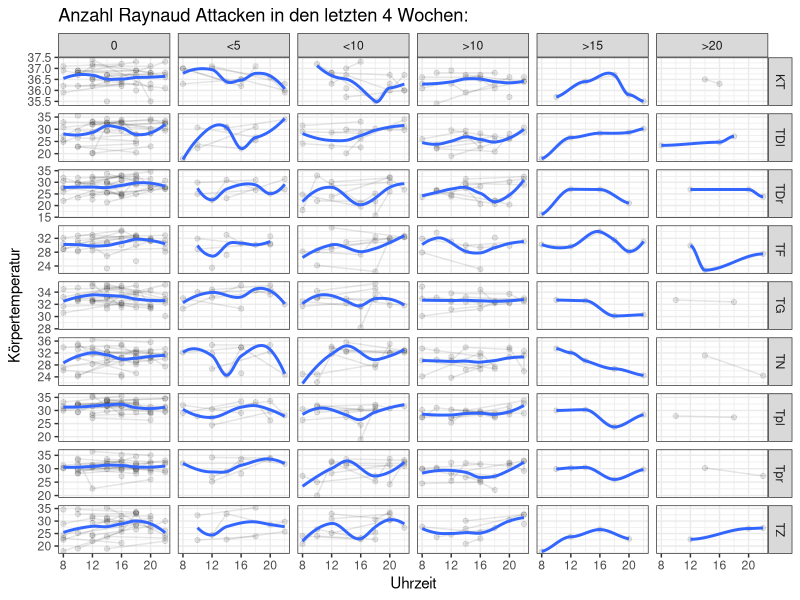
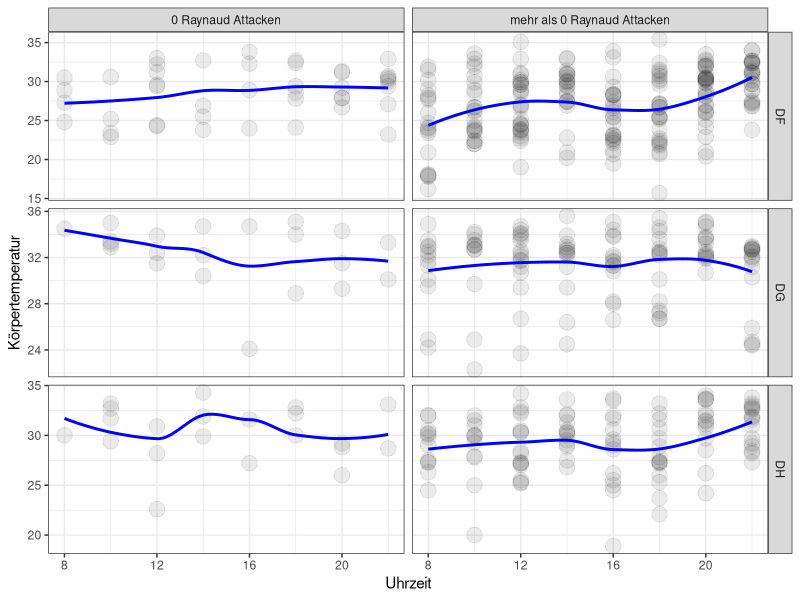

Generate these figures, in order, with R:
## ---- chunk 1
knitr::opts_chunk$set(echo = TRUE)
library(tidyverse)
library(ggplot2)
## ---- chunk 2
#########Style-Guide##########
#'Verwende für den Einzug in der Regel zwei Leerzeichen pro Ebene.
#'
#'Setze Leerzeichen um Zuweisungen, Operatoren und nach Kommas, aber nicht vor.
#'
#'Verwende sinnvolle und beschreibende Namen für Variablen, Funktionen und Objekte.
#'
#'Vermeide Einzelbuchstaben oder Abkürzungen in Variablennamen, es sei denn, sie sind allgemein verständlich.
#'
#' CamelCase für Variablen 
#' 
#' Verwende für den Einzug in der Regel tabular pro Ebene.
#' 
#' Verwende den R-Standard # für Einzeilige Kommentare und #' für Dokumentationskommentare.
#' 
#' Begrenze die Zeilenlänge auf etwa 80 bis 100 Zeichen, um den Code lesbar zu halten. Verwende Zeilenumbrüche, um lange Zeilen aufzuteilen.
#' 
#' Verwende library() zum Laden von Paketen am Anfang deines Skripts oder deiner Funktion.
#' 
#' Vermeide das harte Codieren von Zahlen oder Dateipfaden. Verwende stattdessen Variablen oder Konstanten.
## ---- chunk 3
Daten <- read_csv("Daten.csv")
# this code chunk formats all hourly data into long format


Daten_longer <- Daten %>% rename("AT 20" = "A 20","AT 22" = "A 22") %>% rename("Notizen" = ...163)%>% 
  mutate(across(matches(".*[0-9]+.*"), as.numeric)) %>% # all columns to numeric
  mutate(across(matches(".*[0-9]+.*"), function(x) {ifelse(x < -50, NA, x)})) %>% # all negative values to NA
  pivot_longer(
    cols = matches(".*[0-9]+.*"), # columns to pivot
    names_to = c("bodypart", "hour"), # new column names, ATTENTION: bodypart contains things like clothing etc.
    names_pattern = "(.*\\D)(\\d{1,2})$", # pattern to separate the original column names
    values_to = "temperatur" # new column name for the values
  ) %>% mutate(hour = as.numeric(hour)) %>%
  mutate(bodypart = gsub(" ","",bodypart)) # remove spaces in bodypart
  
all_bodyparts <- c("TDl", "TDr", "KT", "Tpl", "Tpr", "TF", "TG", "TN", "TZ")
Daten_longer_only_bodypart <- Daten_longer %>% filter(bodypart == all_bodyparts) # only bodypart

Daten_longer_only_bodypart$`Anzahl Raynaud Attacken` <- factor(Daten_longer_only_bodypart$`Anzahl Raynaud Attacken`,levels = c(0,"<5","<10",">10",">15",">20")) 
Daten_longer_only_bodypart <- Daten_longer_only_bodypart %>% drop_na(contains("Anzahl Raynaud"))

all_bodyparts_by_attacks <- Daten_longer_only_bodypart %>% filter(Sklerodermie == 0,Raynaud == 0,bodypart != "KT")


all_bodyparts_by_attacks <-
  mutate(
    all_bodyparts_by_attacks,
    bodypart = ifelse(
      bodypart == "TN" | bodypart == "TG",
      "DG",
      bodypart
    ))
all_bodyparts_by_attacks <-
  mutate(
    all_bodyparts_by_attacks,
    bodypart = ifelse(
      bodypart == "Tpl" | bodypart == "Tpr",
      "DH",
      bodypart
    ))
all_bodyparts_by_attacks <-
  mutate(
    all_bodyparts_by_attacks,
    bodypart = ifelse(
      bodypart == "TZ" | bodypart == "TF" | bodypart == "TDl" | bodypart == "TDr",
      "DF",
      bodypart
    ))
all_bodyparts_by_attacks <-
  mutate(
    all_bodyparts_by_attacks,
    `Anzahl Raynaud Attacken` = ifelse(
      `Anzahl Raynaud Attacken` == "0",
      "0 Raynaud Attacken",
      "mehr als 0 Raynaud Attacken"
    ))

all_bodyparts_by_attacks$`Anzahl Raynaud Attacken` <-
  factor(all_bodyparts_by_attacks$`Anzahl Raynaud Attacken`,
         levels = c("0 Raynaud Attacken", "mehr als 0 Raynaud Attacken"))
## ---- chunk 4
all_bodyparts_by_attacks_pl <- all_bodyparts_by_attacks %>%
  ggplot(aes(x = hour, y = temperatur)) +
  geom_point(alpha = 0.08,size = 5) +
  #geom_line(aes(group = Patientennummer),alpha = 0.1) +
  #facet_wrap(~ bodypart) +
  facet_grid(rows = vars(bodypart), cols = vars(all_bodyparts_by_attacks$"Anzahl Raynaud Attacken"),scales = "free") +
  #facet_wrap(~Daten_longer_only_bodypart$"Anzahl Raynaud Attacken") +
  theme_bw() +
  labs(x = "Uhrzeit", y = "Körpertemperatur") +
  #stat_summary(fun = mean, geom = "point", shape = 1, size = 3, color = "red") +
  geom_smooth(method = "loess",se = FALSE,color = "blue",size = 1) 
  
all_bodyparts_plot <- Daten_longer_only_bodypart %>%
  #filter(Sklerodermie == 0) %>%
  ggplot(aes(x = hour, y = temperatur)) +
  geom_line(aes(group = Patientennummer),alpha = 0.1) +
  geom_point(alpha = 0.1) +
  facet_grid(rows = vars(bodypart), cols = vars(Daten_longer_only_bodypart$"Anzahl Raynaud Attacken"),scales = "free") +
  theme_bw() +
  labs(x = "Uhrzeit", y = "Körpertemperatur") +
  #stat_summary(fun = mean, geom = "point", shape = 1, size = 3, color = "red") +
  geom_smooth(method = "loess",se = FALSE) + 
  ggtitle("Anzahl Raynaud Attacken in den letzten 4 Wochen:")

  
ggsave("all_bodyparts_plot.pdf", all_bodyparts_plot, width = 20, height = 20, units = "cm")
ggsave("all_bodyparts_by_attacks_pl.pdf", all_bodyparts_by_attacks_pl, width = 20, height = 20, units = "cm")
## ---- chunk 5
obs_attacks_bodypart <- Daten_longer_only_bodypart %>%
  ggplot(aes(x = bodypart)) +
  geom_bar()+
  facet_grid(rows = vars(Tag), cols = vars(Daten_longer_only_bodypart$"Anzahl Raynaud Attacken")) +
  theme_bw()
#obs_attacks_bodypart
